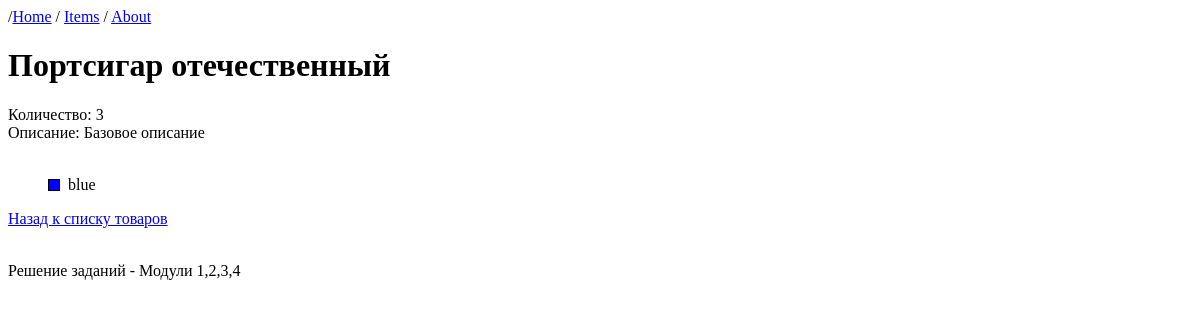
The app's page /item/2 with its own data.
### MainApp/models.py (models this page shows, shortened)
class Item(models.Model):
    name = models.CharField(max_length=100)
    brand = models.CharField(max_length=100)
    count = models.PositiveIntegerField()
    description = models.TextField(max_length=200, default="Базовое описание")
    colors = models.ManyToManyField(to=Color)

class Color(models.Model):
    name = models.CharField(max_length=32)

### MainApp/views.py (the view)
# urls.py: path('item/<int:item_id>', views.get_item, name='item-detail'),
def get_item(request, item_id):
    try:
        item = Item.objects.get(id=item_id)
        colors = []
        if item.colors.exists():
            colors = item.colors.all()
    except Item.DoesNotExist:
        return HttpResponseNotFound(f'Item with id={item_id} not found')
    else:
        context = {
            "item": item,
            "colors": colors
        }
        return render(request, "item-page.html", context)

### templates/item-page.html (shortened to what this page needs)
{% extends 'base.html' %}
{% load static %}
{% block style %}
    <link rel="stylesheet" href="{% static 'style.css' %}">
{% endblock %}
{% block content %}
{% include 'header.html' %}
    <h1>{{ item.name }} </h1>
    <div>
        Количество: {{ item.count | default:"Товар отсутствует на складе" }}
    </div>
    <div>
        Описание: {{ item.description }}
    </div>
    <br>
    <ul class="ul_no_mark">
    {% for color in colors %}
        <li><div class="div_color" style="background-color:{{color.name}};"></div>&nbsp;&nbsp;{{ color.name }}</li>
    {% endfor %}
    </ul>
    <a href="{% url 'items-list' %}"> Назад к списку товаров </a>
{% include 'footer.html' %}
{% endblock %}

### static/style.css (style rules this page uses)
.ul_no_mark { list-style-type: none }
.div_color { border:1px solid #000; width:10px; height:10px; margin-top:3px; float:left; }

### records on screen
Item: name "Портсигар отечественный", count "3", description "Базовое описание"
Color: name "blue"
